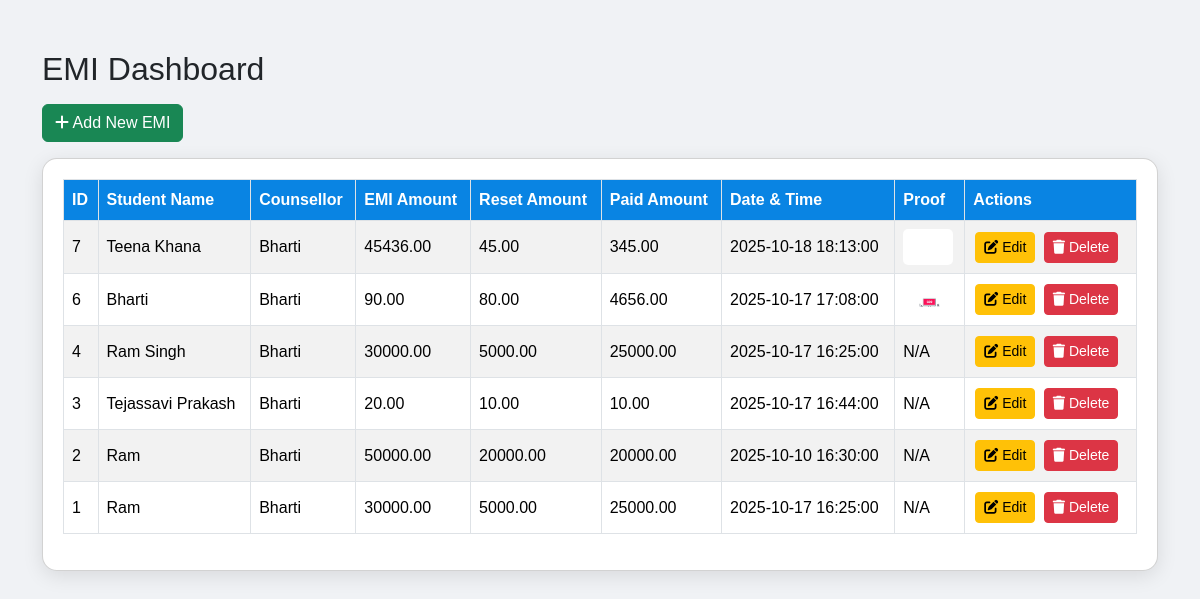
The app's page /view_emi.php (signed in) with its own data.
### tables this page shows
CREATE TABLE IF NOT EXISTS `emi_records` (
  `id` int NOT NULL AUTO_INCREMENT,
  `student_name` varchar(255) NOT NULL,
  `counsellor_name` varchar(255) NOT NULL,
  `emi_amount` decimal(10,2) NOT NULL,
  `reset_amount` decimal(10,2) NOT NULL,
  `paid_amount` decimal(10,2) NOT NULL,
  `date_time` datetime NOT NULL,
  `proof_image` varchar(255) DEFAULT NULL,
  `created_at` timestamp NOT NULL DEFAULT CURRENT_TIMESTAMP,
  PRIMARY KEY (`id`)
);

### view_emi.php (the view, shortened to what this page needs)
<?php
include 'connection.php';
$records = $conn->query("SELECT * FROM emi_records ORDER BY id DESC");
?>
<!DOCTYPE html>
<html lang="en">
<head>
<link href="https://cdn.jsdelivr.net/npm/bootstrap@5.3.3/dist/css/bootstrap.min.css" rel="stylesheet">
</head>
<body>
<div class="container">
    <h2 class="mb-3">EMI Dashboard</h2>
    <a href="add_student_emi.php" class="btn btn-success mb-3"><i class="fa-solid fa-plus"></i> Add New EMI</a>
    <div class="card table-responsive">
    <table class="table table-bordered table-striped align-middle">
        <thead>
            <tr>
                <th>ID</th>
                <th>Student Name</th>
                <th>Counsellor</th>
                <th>EMI Amount</th>
                <th>Reset Amount</th>
                <th>Paid Amount</th>
                <th>Date & Time</th>
                <th>Proof</th>
                <th>Actions</th>
            </tr>
        </thead>
        <tbody>
        <?php while($row = $records->fetch_assoc()): ?>
            <tr>
                <td><?php echo $row['id'];?></td>
                <td><?php echo htmlspecialchars($row['student_name']);?></td>
                <td><?php echo htmlspecialchars($row['counsellor_name']);?></td>
                <td><?php echo $row['emi_amount'];?></td>
                <td><?php echo $row['reset_amount'];?></td>
                <td><?php echo $row['paid_amount'];?></td>
                <td><?php echo $row['date_time'];?></td>
                <td>
                    <?php if($row['proof_image'] && file_exists($row['proof_image'])): ?>
                        <a href="<?php echo $row['proof_image'];?>" target="_blank">
                            <img src="<?php echo $row['proof_image'];?>" alt="proof">
                        </a>
                    <?php else: ?>
                        N/A
                    <?php endif; ?>
                </td>
                <td>
                    <a href="edit_emi.php?id=<?php echo $row['id'];?>" class="btn btn-warning btn-sm btn-custom"><i class="fa-solid fa-pen-to-square"></i> Edit</a>
                    <a href="?delete=<?php echo $row['id'];?>" class="btn btn-danger btn-sm btn-custom" onclick="return confirm('Are you sure?')"><i class="fa-solid fa-trash"></i> Delete</a>
                </td>
            </tr>
        <?php endwhile; ?>
        </tbody>
    </table>
    </div>
</div>
</body>
</html>

### view_emi.php (style rules this page uses)
body { font-family: 'Poppins', sans-serif; background: #f0f2f5; }
.container { margin-top: 50px; }
.card { border-radius: 15px; padding: 20px; box-shadow: 0 5px 20px rgba(0,0,0,0.1); }
.table th { background: #0984e3; color: #fff; }
.table td img { width:50px; height:auto; border-radius:5px; }
.btn-custom { margin:2px; }

### records on screen
emi_records: id "7", student_name "Teena Khana", counsellor_name "Bharti", emi_amount "45436.00", reset_amount "45.00", paid_amount "345.00", date_time "2025-10-18 18:13:00", proof_image (picture)
emi_records: id "6", student_name "Bharti", counsellor_name "Bharti", emi_amount "90.00", reset_amount "80.00", paid_amount "4656.00", date_time "2025-10-17 17:08:00", proof_image (picture)
emi_records: id "4", student_name "Ram Singh", counsellor_name "Bharti", emi_amount "30000.00", reset_amount "5000.00", paid_amount "25000.00", date_time "2025-10-17 16:25:00", proof_image "N/A"
emi_records: id "3", student_name "Tejassavi Prakash", counsellor_name "Bharti", emi_amount "20.00", reset_amount "10.00", paid_amount "10.00", date_time "2025-10-17 16:44:00", proof_image "N/A"
emi_records: id "2", student_name "Ram", counsellor_name "Bharti", emi_amount "50000.00", reset_amount "20000.00", paid_amount "20000.00", date_time "2025-10-10 16:30:00", proof_image "N/A"
emi_records: id "1", student_name "Ram", counsellor_name "Bharti", emi_amount "30000.00", reset_amount "5000.00", paid_amount "25000.00", date_time "2025-10-17 16:25:00", proof_image "N/A"
